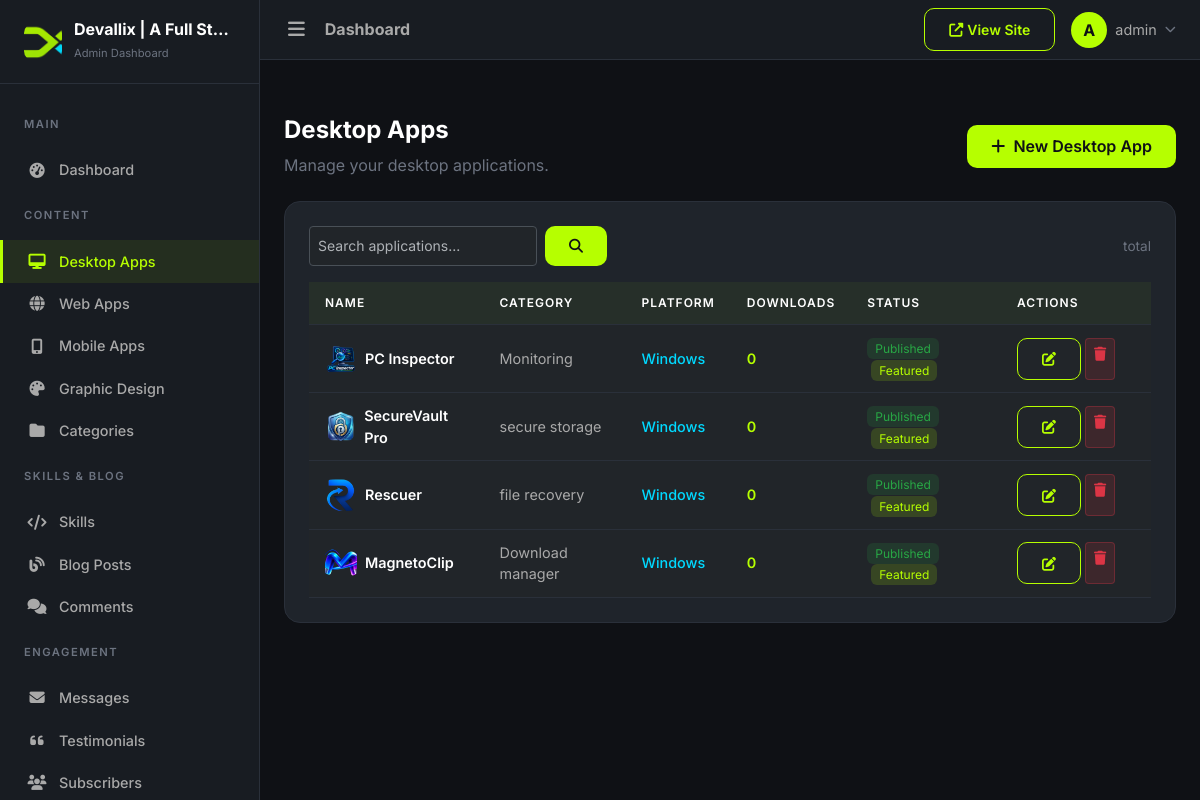
The app's page /dashboard/desktop-apps/ (signed in) with its own data.
### apps/core/models.py (models this page shows, shortened)
class SiteSettings(models.Model):
    site_name = models.CharField(max_length=200, default='DevPortfolio')
    site_tagline = models.CharField(max_length=300, blank=True)
    logo = models.ImageField(upload_to='uploads/site/', blank=True, null=True)
    favicon = models.ImageField(upload_to='uploads/site/', blank=True, null=True)
    hero_title = models.CharField(max_length=300, blank=True)
    hero_subtitle = models.TextField(blank=True)
    hero_cta_text = models.CharField(max_length=100, default='View Portfolio')
    hero_cta_url = models.CharField(max_length=300, default='/portfolio/')
    about_image = models.ImageField(upload_to='uploads/site/', blank=True, null=True)
    footer_text = models.TextField(blank=True)
    meta_title = models.CharField(max_length=200, blank=True)
    meta_description = models.TextField(blank=True)
    meta_keywords = models.TextField(blank=True)
    og_image = models.ImageField(upload_to='uploads/site/', blank=True, null=True)
    google_analytics_code = models.TextField(blank=True)
    email = models.EmailField(blank=True)
    phone = models.CharField(max_length=20, blank=True)
    address = models.TextField(blank=True)
    github_url = models.URLField(blank=True)
    linkedin_url = models.URLField(blank=True)
    twitter_url = models.URLField(blank=True)
    youtube_url = models.URLField(blank=True)
    facebook_url = models.URLField(blank=True)
    instagram_url = models.URLField(blank=True)
    updated_at = models.DateTimeField(auto_now=True)
    class Meta:
        verbose_name = 'Site Settings'
        verbose_name_plural = 'Site Settings'
    @classmethod
    def load(cls):
        obj, created = cls.objects.get_or_create(pk=1)
        return obj

### apps/accounts/models.py (models this page shows, shortened)
class User(AbstractUser):
    email = models.EmailField(unique=True)
    bio = models.TextField(blank=True)
    avatar = models.ImageField(upload_to='avatars/', blank=True, null=True)
    job_title = models.CharField(max_length=200, blank=True)
    phone = models.CharField(max_length=20, blank=True)
    location = models.CharField(max_length=200, blank=True)
    website = models.URLField(blank=True)
    github = models.URLField(blank=True)
    linkedin = models.URLField(blank=True)
    twitter = models.URLField(blank=True)
    class Meta:
        verbose_name = 'User'
        verbose_name_plural = 'Users'

### apps/desktop_apps/models.py (models this page shows, shortened)
class DesktopApplication(models.Model):
    PLATFORM_CHOICES = [
        ('windows', 'Windows'),
        ('macos', 'macOS'),
        ('linux', 'Linux'),
        ('cross_platform', 'Cross Platform'),
    ]
    LICENSE_CHOICES = [
        ('free', 'Free'),
        ('open_source', 'Open Source'),
        ('freemium', 'Freemium'),
        ('trial', 'Trial'),
        ('paid', 'Paid'),
    ]
    name = models.CharField(max_length=200)
    slug = models.SlugField(max_length=200, unique=True)
    category = models.ForeignKey(ApplicationCategory, on_delete=models.SET_NULL, null=True, related_name='applications')
    short_description = models.CharField(max_length=300)
    description = models.TextField()
    version = models.CharField(max_length=50, default='1.0.0')
    developer = models.CharField(max_length=200, blank=True)
    platform = models.CharField(max_length=20, choices=PLATFORM_CHOICES, default='windows')
    license_type = models.CharField(max_length=20, choices=LICENSE_CHOICES, default='free')
    file_size = models.CharField(max_length=50, blank=True)
    release_date = models.DateField(blank=True, null=True)
    minimum_requirements = models.TextField(blank=True)
    installation_instructions = models.TextField(blank=True)
    logo = models.ImageField(upload_to='uploads/app_icons/', blank=True, null=True)
    banner = models.ImageField(upload_to='uploads/app_banners/', blank=True, null=True)
    installer_url = models.URLField(
        'installer file URL', max_length=500, blank=True,
        help_text='Direct URL to the installer file (GitHub Releases, S3, Dropbox, etc.).',
    )
    zip_url = models.URLField(
        'ZIP file URL', max_length=500, blank=True,
        help_text='Optional direct URL to a ZIP archive of the app.',
    )
    website_url = models.URLField(blank=True)
    github_url = models.URLField(blank=True)
    featured = models.BooleanField(default=False)
    published = models.BooleanField(default=True)
    download_count = models.PositiveIntegerField(default=0)
    meta_title = models.CharField(max_length=200, blank=True)
    meta_description = models.TextField(blank=True)
    created_at = models.DateTimeField(auto_now_add=True)
    updated_at = models.DateTimeField(auto_now=True)
    class Meta:
        ordering = ['-created_at']
        verbose_name = 'Desktop Application'
        verbose_name_plural = 'Desktop Applications'

class ApplicationCategory(models.Model):
    name = models.CharField(max_length=100)
    slug = models.SlugField(max_length=100, unique=True)
    icon = models.CharField(max_length=100, blank=True)
    description = models.TextField(blank=True)
    display_order = models.PositiveIntegerField(default=0)
    class Meta:
        ordering = ['display_order']
        verbose_name = 'Application Category'
        verbose_name_plural = 'Application Categories'
    def __str__(self):
        return self.name

### apps/dashboard/views.py (the view)
# urls.py: path('desktop-apps/', views.AppListView.as_view(), name='app_list'),
class AppListView(DashboardLoginRequiredMixin, ListView):
    model = DesktopApplication
    template_name = 'dashboard/app_list.html'
    context_object_name = 'applications'
    paginate_by = 20
    def get_queryset(self):
        qs = DesktopApplication.objects.all()
        search = self.request.GET.get('q')
        if search:
            qs = qs.filter(name__icontains=search)
        return qs
    def get_context_data(self, **kwargs):
        context = super().get_context_data(**kwargs)
        context['search_query'] = self.request.GET.get('q', '')
        return context

### templates/dashboard/app_list.html (shortened to what this page needs)
{% extends 'dashboard/base_dashboard.html' %}
{% load humanize %}
{% block content %}
<div class="page-section">
    <div class="d-flex justify-content-between align-items-center mb-4">
        <div>
            <h4 class="page-title">Desktop Apps</h4>
            <p style="color:var(--text-dim);margin:0;">Manage your desktop applications.</p>
        </div>
        <a href="{% url 'dashboard:app_create' %}" class="btn btn-accent">
            <i class="fas fa-plus me-1"></i> New Desktop App
        </a>
    </div>
    <div class="dashboard-card">
        <div class="d-flex justify-content-between align-items-center mb-3">
            <form method="get" class="d-flex gap-2" style="max-width:400px;">
                <input type="text" name="search" class="form-control form-control-sm" placeholder="Search applications..." value="{{ search_query|default:'' }}">
                <button type="submit" class="btn btn-accent btn-sm"><i class="fas fa-search"></i></button>
            </form>
            <span style="color:var(--text-dim);font-size:0.85rem;">{{ applications.paginator.count }} total</span>
        </div>
        <div class="table-responsive">
            <table class="table table-dashboard mb-0">
                <thead>
                    <tr>
                        <th>Name</th>
                        <th>Category</th>
                        <th>Platform</th>
                        <th>Downloads</th>
                        <th>Status</th>
                        <th style="width:150px;">Actions</th>
                    </tr>
                </thead>
                <tbody>
                    {% for app in applications %}
                    <tr>
                        <td>
                            <div class="d-flex align-items-center gap-2">
                                {% if app.logo %}
                                <img src="{{ app.logo.url }}" alt="{{ app.name }}" style="width:32px;height:32px;border-radius:8px;object-fit:cover;">
                                {% else %}
                                <div style="width:32px;height:32px;border-radius:8px;background:var(--accent);display:flex;align-items:center;justify-content:center;flex-shrink:0;">
                                    <i class="fas fa-cube" style="color:var(--bg-primary);font-size:0.8rem;"></i>
                                </div>
                                {% endif %}
                                <a href="{% url 'dashboard:app_detail' pk=app.pk %}" style="font-weight:600;color:var(--text-white);">{{ app.name }}</a>
                            </div>
                        </td>
                        <td style="color:var(--text-muted);">{{ app.category|default:"—" }}</td>
                        <td><span style="color:var(--accent-secondary);font-weight:500;">{{ app.get_platform_display }}</span></td>
                        <td><span style="color:var(--accent);font-weight:600;">{{ app.download_count|intcomma }}</span></td>
                        <td>
                            {% if app.published %}
                            <span style="background:rgba(40,167,69,0.15);color:#28a745;padding:3px 8px;border-radius:6px;font-size:0.75rem;">Published</span>
                            {% else %}
                            <span style="background:rgba(255,193,7,0.15);color:#ffc107;padding:3px 8px;border-radius:6px;font-size:0.75rem;">Draft</span>
                            {% endif %}
                            {% if app.featured %}
                            <span style="background:rgba(182,255,0,0.15);color:var(--accent);padding:3px 8px;border-radius:6px;font-size:0.75rem;margin-left:4px;">Featured</span>
                            {% endif %}
                        </td>
                        <td>
                            <div class="d-flex gap-1">
                                <a href="{% url 'dashboard:app_edit' pk=app.pk %}" class="btn btn-outline-accent btn-sm" title="Edit">
                                    <i class="fas fa-edit"></i>
                                </a>
                                <a href="{% url 'dashboard:app_delete' pk=app.pk %}" class="btn btn-sm" style="background:rgba(220,53,69,0.15);color:#dc3545;border:1px solid rgba(220,53,69,0.3);" title="Delete">
                                    <i class="fas fa-trash"></i>
                                </a>
                            </div>
                        </td>
                    </tr>
                    {% endfor %}
                </tbody>
            </table>
        </div>
    </div>
</div>
{% endblock %}

### templates/dashboard/includes/sidebar.html (shortened to what this page needs)
<nav class="sidebar" id="sidebar">
    <div class="sidebar-brand">
        {% if site_settings.logo %}
        <img src="{{ site_settings.logo.url }}" alt="{{ site_settings.site_name }}" style="width:38px;height:38px;border-radius:10px;object-fit:cover;">
        {% else %}
        <div class="brand-icon"><span>D</span></div>
        {% endif %}
        <div>
            <h5>{{ site_settings.site_name|default:'DevPortfolio' }}</h5>
            <small>Admin Dashboard</small>
        </div>
    </div>
    <div class="sidebar-nav">
        <div class="nav-section">
            <div class="nav-section-title">Main</div>
        </div>
        <a href="{% url 'dashboard:dashboard_home' %}" class="nav-link {% if request.resolver_match.url_name == 'dashboard_home' %}active{% endif %}">
            <i class="fas fa-tachometer-alt"></i> Dashboard
        </a>
        <div class="nav-section">
            <div class="nav-section-title">Content</div>
        </div>
        <a href="{% url 'dashboard:app_list' %}" class="nav-link {% if '/dashboard/desktop-apps/' in request.path %}active{% endif %}">
            <i class="fas fa-desktop"></i> Desktop Apps
        </a>
        <a href="{% url 'dashboard:project_list' %}" class="nav-link {% if '/dashboard/web-apps/' in request.path %}active{% endif %}">
            <i class="fas fa-globe"></i> Web Apps
        </a>
        <a href="{% url 'dashboard:mobile_app_list' %}" class="nav-link {% if '/dashboard/mobile-apps/' in request.path %}active{% endif %}">
            <i class="fas fa-mobile-alt"></i> Mobile Apps
        </a>
        <a href="{% url 'dashboard:design_list' %}" class="nav-link {% if '/dashboard/graphic-design/' in request.path %}active{% endif %}">
            <i class="fas fa-palette"></i> Graphic Design
        </a>
        <a href="{% url 'dashboard:category_list' %}" class="nav-link {% if 'category' in request.resolver_match.url_name %}active{% endif %}">
            <i class="fas fa-folder"></i> Categories
        </a>
        <div class="nav-section">
            <div class="nav-section-title">Skills & Blog</div>
        </div>
        <a href="{% url 'dashboard:skill_list' %}" class="nav-link {% if 'skill' in request.resolver_match.url_name %}active{% endif %}">
            <i class="fas fa-code"></i> Skills
        </a>
        <a href="{% url 'dashboard:blog_list' %}" class="nav-link {% if 'blog' in request.resolver_match.url_name and 'comment' not in request.resolver_match.url_name %}active{% endif %}">
            <i class="fas fa-blog"></i> Blog Posts
        </a>
        <a href="{% url 'dashboard:comment_list' %}" class="nav-link {% if 'comment' in request.resolver_match.url_name %}active{% endif %}">
            <i class="fas fa-comments"></i> Comments
        </a>
        <div class="nav-section">
            <div class="nav-section-title">Engagement</div>
        </div>
        <a href="{% url 'dashboard:message_list' %}" class="nav-link {% if 'message' in request.resolver_match.url_name %}active{% endif %}">
            <i class="fas fa-envelope"></i> Messages
        </a>
        <a href="{% url 'dashboard:testimonial_list' %}" class="nav-link {% if 'testimonial' in request.resolver_match.url_name %}active{% endif %}">
            <i class="fas fa-quote-left"></i> Testimonials
        </a>
        <a href="{% url 'dashboard:subscriber_list' %}" class="nav-link {% if 'subscriber' in request.resolver_match.url_name %}active{% endif %}">
            <i class="fas fa-users"></i> Subscribers
        </a>
    </div>
</nav>

### templates/dashboard/includes/topbar.html (shortened to what this page needs)
<header class="topbar">
    <div class="d-flex align-items-center gap-3">
        <button class="sidebar-toggler">
            <i class="fas fa-bars"></i>
        </button>
        <h6 class="mb-0 fw-bold" style="color:var(--text-muted);">{% block topbar_title %}Dashboard{% endblock %}</h6>
    </div>
    <div class="d-flex align-items-center gap-2 gap-sm-3">
        <a href="{% url 'core:home' %}" class="btn btn-sm btn-outline-accent flex-shrink-0" target="_blank" rel="noopener" aria-label="View Site">
            <i class="fas fa-external-link-alt"></i><span class="d-none d-sm-inline ms-1">View Site</span>
        </a>
        <div class="dropdown flex-shrink-0">
            <a class="d-flex align-items-center gap-2 text-decoration-none" href="#" data-bs-toggle="dropdown" aria-label="Account menu">
                <div style="width:36px;height:36px;border-radius:50%;background:var(--accent);display:flex;align-items:center;justify-content:center;flex-shrink:0;">
                    <span style="color:var(--bg-primary);font-weight:700;">{{ request.user.first_name.0|default:request.user.username.0|upper }}</span>
                </div>
                <span class="d-none d-md-inline" style="color:var(--text-muted);font-size:0.9rem;">{{ request.user.get_short_name|default:request.user.username }}</span>
                <i class="fas fa-chevron-down d-none d-md-inline" style="font-size:0.7rem;color:var(--text-dim);"></i>
            </a>
        </div>
    </div>
</header>

### records on screen
SiteSettings: logo (picture), site_name "Devallix | A Full St…"
User: user.first_name.0 "A", user.get_short_name "admin"
DesktopApplication: logo (picture), name "PC Inspector", category "Monitoring", platform "Windows", download_count "0", published "Published", featured "Featured"
DesktopApplication: logo (picture), name "SecureVault Pro", category "secure storage", platform "Windows", download_count "0", published "Published", featured "Featured"
DesktopApplication: logo (picture), name "Rescuer", category "file recovery", platform "Windows", download_count "0", published "Published", featured "Featured"
DesktopApplication: logo (picture), name "MagnetoClip", category "Download manager", platform "Windows", download_count "0", published "Published", featured "Featured"
